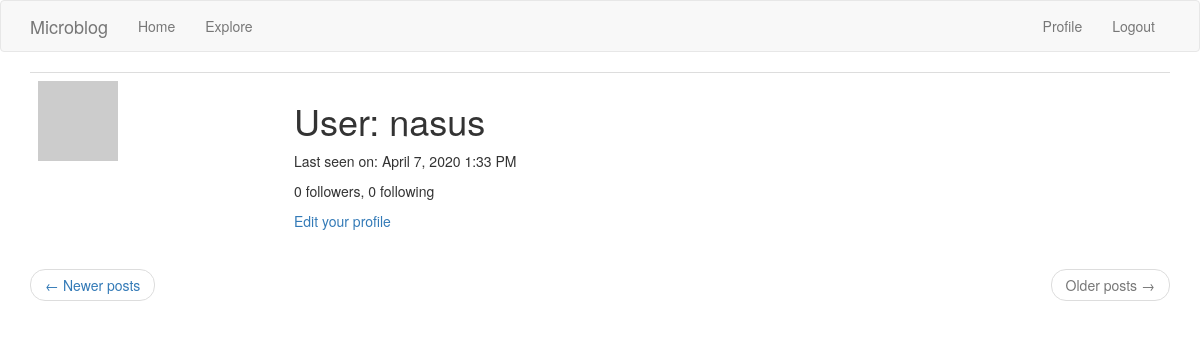
/user/nasus?page=2 (signed in), run on an earlier commit of the app's database.
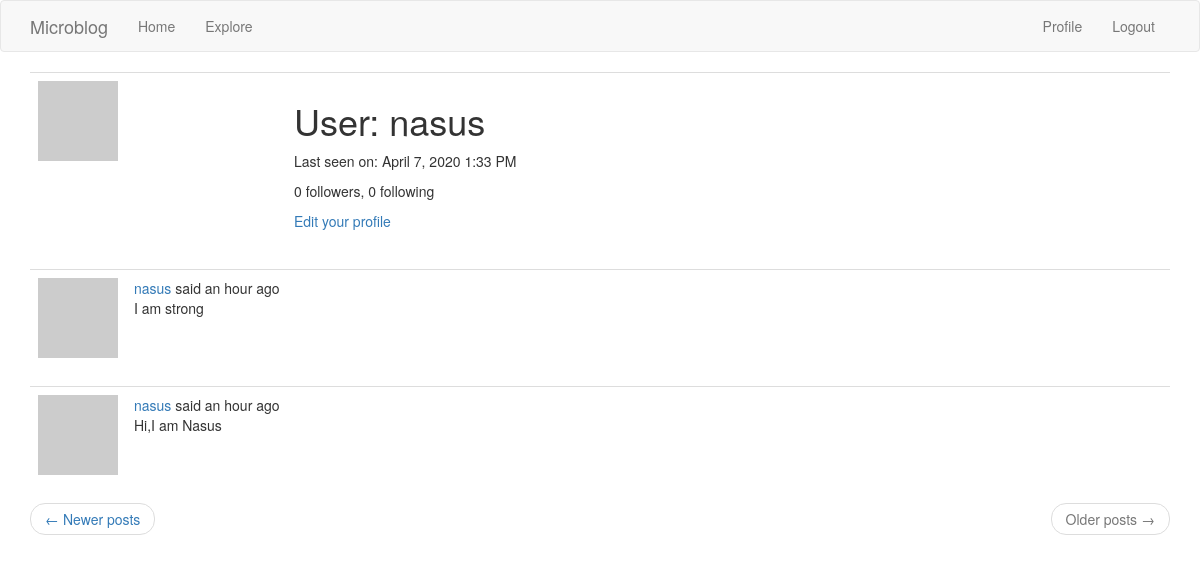
And on a later commit of the database.
### app/models.py (models this page shows, shortened)
class PaginatedAPIMixin(object):
    @staticmethod
    def to_collection_dict(query, page, per_page, endpoint, **kwargs):
        resources = query.paginate(page, per_page, False)
        data = {
            'items': [item.to_dict() for item in resources.items],
            '_meta': {
                'page': page,
                'per_page': per_page,
                'total_pages': resources.pages,
                'total_items': resources.total
            },
            '_links': {
                'self': url_for(endpoint, page=page, per_page=per_page,**kwargs),
                'next': url_for(endpoint, page=page + 1, per_page=per_page,**kwargs) if resources.has_next else None,
                'prev': url_for(endpoint, page=page - 1, per_page=per_page,**kwargs) if resources.has_prev else None
            }
        }
        return data

class Post(db.Model,PaginatedAPIMixin):
    id = db.Column(db.Integer, primary_key=True)
    body = db.Column(db.String(140))
    timestamp = db.Column(db.DateTime, index=True, default=datetime.utcnow)
    user_id = db.Column(db.Integer, db.ForeignKey('user.id'))
    language = db.Column(db.String(5))

### app/main/routes.py (the view)
@bp.route('/user/<username>')
@login_required
def user(username):
    user = User.query.filter_by(username=username).first_or_404()
    page = request.args.get('page', 1, type=int)
    posts = user.posts.order_by(Post.timestamp.desc()).paginate(
        page, current_app.config['POSTS_PER_PAGE'], False)
    next_url = url_for('main.user', username=user.username,
                       page=posts.next_num) if posts.has_next else None
    prev_url = url_for('main.user', username=user.username,
                       page=posts.prev_num) if posts.has_prev else None
    return render_template('user.html', user=user, posts=posts.items,
                           next_url=next_url, prev_url=prev_url)

### app/main/routes.py (called while the page is built)
@bp.before_app_request
def before_request():
    if current_user.is_authenticated:
        current_user.last_seen = datetime.utcnow()
        db.session.commit()
    g.locale = str(get_locale())

### app/models.py (called while the page is built)
@login.user_loader
def load_user(id):
    return User.query.get(int(id))

    def avatar(self, size):
        digest = md5(self.email.lower().encode('utf-8')).hexdigest()
        return 'https://www.gravatar.com/avatar/{}?d=identicon&s={}'.format(
            digest, size)

### app/templates/user.html (shortened to what this page needs)
{% extends "base.html" %}
{% block app_content %}
    <table class="table table-hover">
        <tr>
            <td width="256px"><img src="{{ user.avatar(256) }}"></td>
            <td>
                <h1>{{ _('User') }}: {{ user.username }}</h1>
                {% if user.last_seen %}
                <p>{{ _('Last seen on') }}: {{ moment(user.last_seen).format('LLL') }}</p>
                {% endif %}
                <p>{{ _('%(count)d followers', count=user.followers.count()) }}, {{ _('%(count)d following', count=user.followed.count()) }}</p>
                {% if user == current_user %}
                <p><a href="{{ url_for('main.edit_profile') }}">{{ _('Edit your profile') }}</a></p>
                {% elif not current_user.is_following(user) %}
                <p><a href="{{ url_for('main.follow', username=user.username) }}">{{ _('Follow') }}</a></p>
                {% else %}
                <p><a href="{{ url_for('main.unfollow', username=user.username) }}">{{ _('Unfollow') }}</a></p>
                {% endif %}
            </td>
        </tr>
    </table>
    {% for post in posts %}
        {% include '_post.html' %}
    {% endfor %}
    <nav aria-label="...">
        <ul class="pager">
            <li class="previous{% if not prev_url %} disabled{% endif %}">
                <a href="{{ prev_url or '#' }}">
                    <span aria-hidden="true">&larr;</span> {{ _('Newer posts') }}
                </a>
            </li>
            <li class="next{% if not next_url %} disabled{% endif %}">
                <a href="{{ next_url or '#' }}">
                    {{ _('Older posts') }} <span aria-hidden="true">&rarr;</span>
                </a>
            </li>
        </ul>
    </nav>
{% endblock %}

### app/templates/_post.html (shortened to what this page needs)
    <table class="table table-hover">
        <tr>
            <td width="70px">
                <a href="{{ url_for('main.user', username=post.author.username) }}">
                    <img src="{{ post.author.avatar(70) }}" />
                </a>
            </td>
            <td>
                {{ _('%(username)s said %(when)s',
                    username=user_link, when=moment(post.timestamp).fromNow()) }}
                <br>
                <span id="post{{ post.id }}">{{ post.body }}</span>
            </td>
        </tr>
    </table>

What changed in the data, as far as the page shows it:
added Post: body "I am strong"
added Post: body "Hi,I am Nasus"
